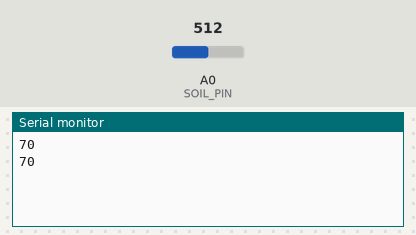
Bench run of a sketch on a simulated Arduino Uno, built with avr-gcc and run on an emulated ATmega328P. Shown: the last lines printed to the serial monitor. The inputs (shaded band) are chosen by the test bench; at power-on: A0 (SOIL_PIN) = 512.

Above: at 2.8 s.
2.9 s: A0 (SOIL_PIN) set to 716
At 4.4 s:
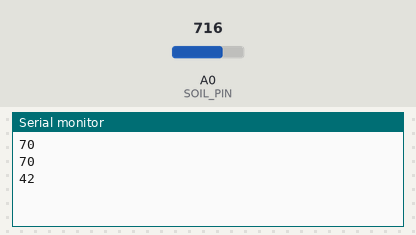
5.6 s: A0 (SOIL_PIN) set to 900
At 7.1 s:
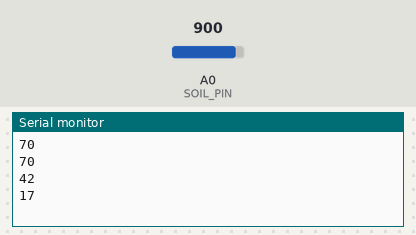
Timing chart, 0 to 8.6 s (numbered marks = the images above; inputs shaded):
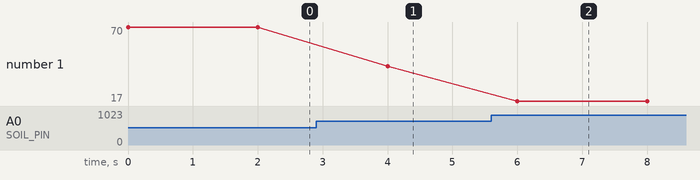

Measured:
- after the input at 2.9 s, the serial monitor: prints a new line after 1.1 s (image 1)
- after the input at 5.6 s, the serial monitor: prints a new line after 0.40 s (image 2)
- plotted number 1: 70 → 42 after the input at 2.9 s, 42 → 17 after the input at 5.6 s

The sketch:

soil_sensor.ino
```cpp
// ---------- Arduino UNO code (Soil Moisture) ----------

const int SOIL_PIN = A0;

// Calibration values
int dryValue  = 1023;  // completely dry
int wetValue  = 300;   // very wet

int readSoilPercent() {
  int raw = analogRead(SOIL_PIN);

  int percent = map(raw, dryValue, wetValue, 0, 100);
  percent = constrain(percent, 0, 100);

  return percent;
}

void setup() {
  Serial.begin(9600);   // communication to ESP8266
}

void loop() {
  int soilPercent = readSoilPercent();
  Serial.println(soilPercent);  // send to ESP8266

  delay(2000); // update every 2 seconds
}
```
